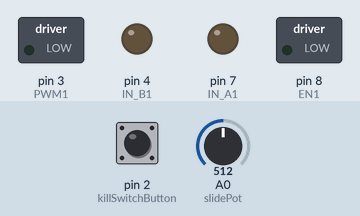
Recording of a sketch running on a simulated Arduino Uno, built with avr-gcc and run on an emulated ATmega328P. Parts: switched loads named in the sketch (green lamp = pin HIGH), output pins drawn as LEDs (lit = HIGH). The test bench sets the inputs (shaded band); at power-on: pin 2 (killSwitchButton) LOW, A0 (slidePot) = 512. What the sketch prints to the serial monitor is not drawn.

Above: at 1.2 s.
1.3 s: pin 2 (killSwitchButton) pulled HIGH for 0.15 s
At 1.38 s:
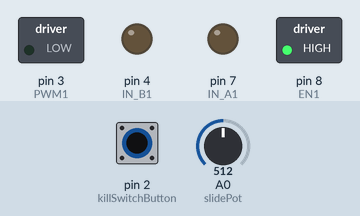
2.9 s: pin 2 (killSwitchButton) pulled HIGH for 3.2 s
At 7.2 s:
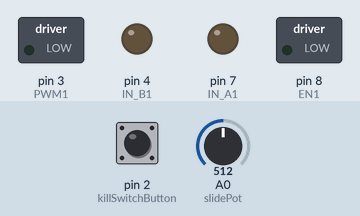
Timing chart, 0 to 8.7 s (numbered marks = the images above; inputs shaded):
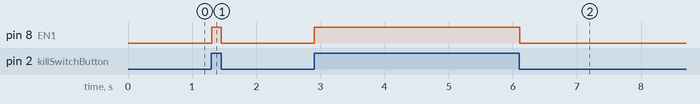

The sketch:

main.ino
```cpp
//Motor driver pins
const int EN1 = 8, IN_A1 = 7, IN_B1 = 4, PWM1 = 3;

//Digital input pins
const int killSwitchButton = 2;

//Analog input pins
const int slidePot = A0;

//Spring constant
const float springK = 26.30;

//Current load
float load = 0;

void setup() {
  Serial.begin(9600);

  //Motor driver pins
  pinMode(IN_A1, OUTPUT);
  pinMode(IN_B1, OUTPUT);
  pinMode(EN1, OUTPUT);
  pinMode(PWM1, OUTPUT);

  //Digital input pins
  pinMode(killSwitchButton, INPUT);
}

void loop() {
  //Update current load
  load = springK * ((((analogRead(slidePot) / 1023.0) * 5.0) / 2.5) - 1);

  //Write current load to serial output
  Serial.println(load);

  //Kill switch
  if (digitalRead(killSwitchButton) == 1)
  {
    digitalWrite(EN1, HIGH);
  }
  else
  {
    digitalWrite(EN1, LOW);
  }

  //Let motor coast for now
  digitalWrite(IN_A1, LOW);
  digitalWrite(IN_B1, LOW);

  //Don't have the motor turn
  analogWrite(PWM1, 0);
}
```

Measured:
- after the input at 1.3 s, pin 8 (EN1): LOW → HIGH at once, → LOW 0.15 s later
- after the input at 2.9 s, pin 8 (EN1): LOW → HIGH at once, → LOW 3.2 s later
